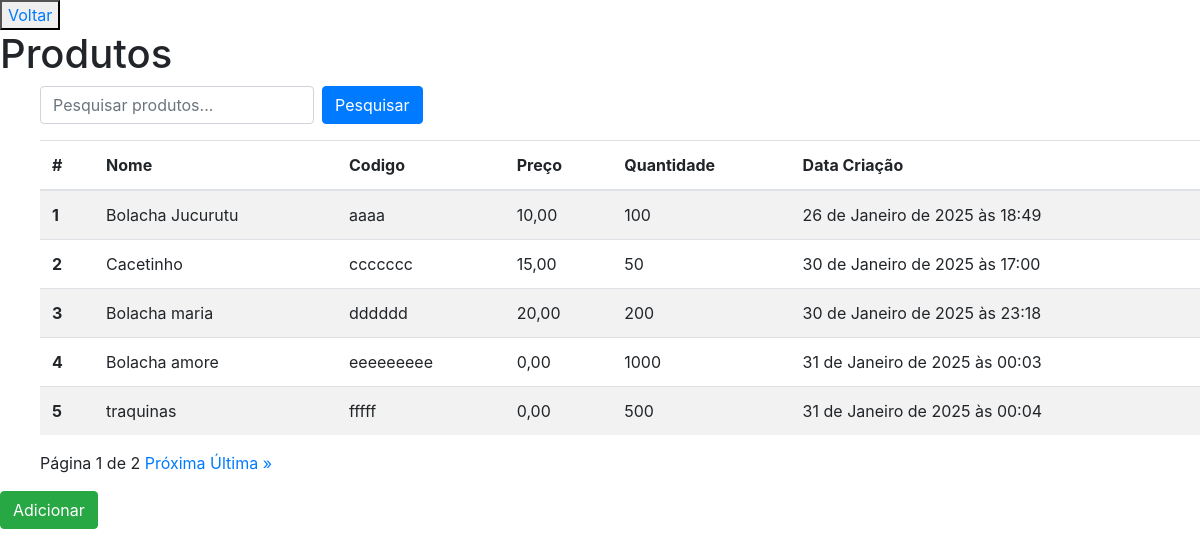
/produtos/, run on the app's committed database.
### apps/paginas/models.py (models this page shows, shortened)
class Produto(models.Model):
    nome = models.CharField(max_length=100, validators=[MinLengthValidator(3, 'o campode ter no minimo 3 caracteres')])
    codigo = models.CharField(max_length=10, unique=True)
    descricao = models.TextField(blank=True, null=True, default=None)
    preco = models.DecimalField(max_digits=5, decimal_places=2)
    quantidade = models.IntegerField()
    data_criacao = models.DateTimeField(auto_now_add=True)
    fornecedor = models.ForeignKey('Fornecedor', on_delete=models.CASCADE, related_name='produtos', default=None, null=True)

### apps/paginas/views.py (the view)
# urls.py: path('produtos/', ProdutosView.as_view(), name='list_produtos'),
class ProdutosView(ListView):
    model = Produto
    template_name = 'paginas/list_produtos.html'
    context_object_name = 'produtos'
    paginate_by = 5
    def get_queryset(self):
        queryset = Produto.objects.all()
        query = self.request.GET.get('produto')
        if query:
            queryset = queryset.filter(nome__icontains=query)
        return queryset

### apps/paginas/templates/paginas/list_produtos.html (shortened to what this page needs)
{% extends "paginas/base_paginas.html" %}
{% load static %}
{% block content %}
<button type="button"><a href=" {% url "index" %}">Voltar</a></button>
<h1>Produtos</h1>
<ul>
  <form method="get" class="form-inline mb-3">
    <input type="text" name="produto" class="form-control mr-2" placeholder="Pesquisar produtos..." value="{{ request.GET.produto }}">
    <button type="submit" class="btn btn-primary">Pesquisar</button>
  </form>
  <table class="table table-striped">
  <thead>
    <tr>
      <th scope="col">#</th>
      <th scope="col">Nome</th>
      <th scope="col">Codigo</th>
      <th scope="col">Preço</th>
      <th scope="col">Quantidade</th>
      <th scope="col">Data Criação</th>
    </tr>
  </thead>
  <tbody>
  {% for produto in produtos %}
    <tr>
      <th scope="row"> {{ produto.id }}</th>
      <td>{{ produto.nome }}</td>
      <td>{{ produto.codigo }}</td>
      <td>{{ produto.preco }}</td>
      <td>{{ produto.quantidade }}</td>
      <td>{{ produto.data_criacao }}</td>
    </tr>
  {% endfor %}
  </tbody>
  </table>
  <span>Página {{ page_obj.number }} de {{ page_obj.paginator.num_pages }}</span>
  {% if page_obj.has_next %}
    <a href="?page={{ page_obj.next_page_number }}{% if request.GET.produto %}&produto={{ request.GET.produto }}{% endif %}">Próxima</a>
    <a href="?page={{ page_obj.paginator.num_pages }}{% if request.GET.produto %}&produto={{ request.GET.produto }}{% endif %}">Última &raquo;</a>
  {% endif %}
</ul>
<a href=" {% url "create_produto" %}">
    <button type="button" class="btn btn-success">Adicionar</button>
</a>
{% endblock %}

### data on the page
Produto: id "1", nome "Bolacha Jucurutu", codigo "aaaa", preco "10,00", quantidade "100", data_criacao "26 de Janeiro de 2025 às 18:49"
Produto: id "2", nome "Cacetinho", codigo "ccccccc", preco "15,00", quantidade "50", data_criacao "30 de Janeiro de 2025 às 17:00"
Produto: id "3", nome "Bolacha maria", codigo "dddddd", preco "20,00", quantidade "200", data_criacao "30 de Janeiro de 2025 às 23:18"
Produto: id "4", nome "Bolacha amore", codigo "eeeeeeeee", preco "0,00", quantidade "1000", data_criacao "31 de Janeiro de 2025 às 00:03"
Produto: id "5", nome "traquinas", codigo "fffff", preco "0,00", quantidade "500", data_criacao "31 de Janeiro de 2025 às 00:04"

### other printed values
{{ page_obj.number }} "1"
{{ page_obj.paginator.num_pages }} "2"
